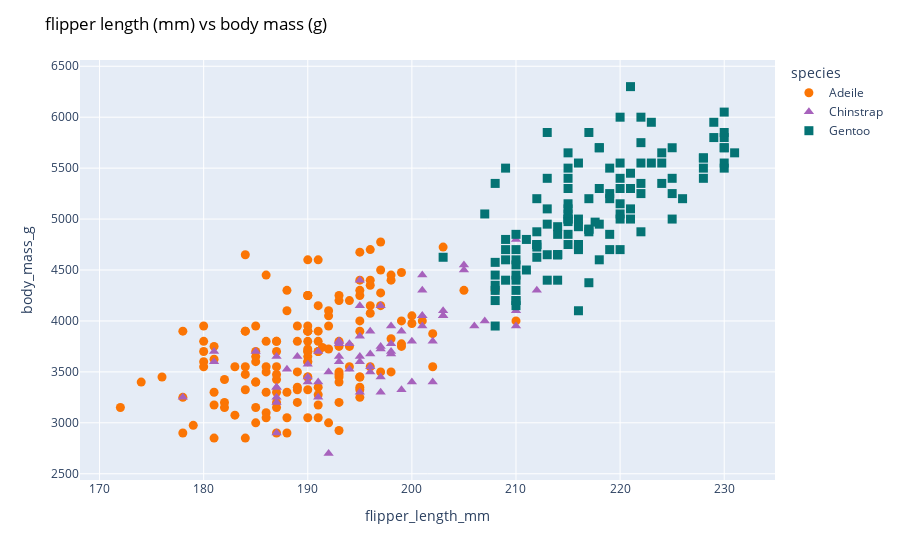

Write notebook code for a chart like this one.
### Markdown cell above
correlation plot flipper length vs body mass index

### Code cell
fig = px.scatter(data_frame=dt, 
           x = 'flipper_length_mm', y = 'body_mass_g',
           color = 'species', 
           color_discrete_map={'Adeile':'rgb(251,117,4)', 'Chinstrap':'rgb(167,98,188)', 'Gentoo':'rgb(4,115,116)'},
           symbol='species',
           symbol_map = {'Adeile':'circle', 'Chinstrap':'triangle-up', 'Gentoo':'square'},
           
           )
fig.update_traces(marker=dict(size=9))
fig.update_layout(title='flipper length (mm) vs body mass (g)',
                  titlefont = dict(color='black', family='Open Sans',), 
                   )
fig.show()

### Figure 1 — Plotly figure (JSON) as saved in the notebook; plotly's stock layout.template omitted (floating-point values rounded to 4 significant figures; data arrays with more than 128 entries replaced by an {"elided": "..."} marker saying what was removed)
{"data": [{"hovertemplate": "species=Adeile<br>flipper_length_mm=%{x}<br>body_mass_g=%{y}<extra></extra>", "legendgroup": "Adeile", "marker": {"color": "rgb(251,117,4)", "size": 9, "symbol": "circle"}, "mode": "markers", "name": "Adeile", "orientation": "v", "showlegend": true, "type": "scatter", "x": {"elided": "152 float values"}, "xaxis": "x", "y": {"elided": "152 float values"}, "yaxis": "y"}, {"hovertemplate": "species=Chinstrap<br>flipper_length_mm=%{x}<br>body_mass_g=%{y}<extra></extra>", "legendgroup": "Chinstrap", "marker": {"color": "rgb(167,98,188)", "size": 9, "symbol": "triangle-up"}, "mode": "markers", "name": "Chinstrap", "orientation": "v", "showlegend": true, "type": "scatter", "x": [192, 196, 193, 188, 197, 198, 178, 197, 195, 198, 193, 194, 185, 201, 190, 201, 197, 181, 190, 195, 181, 191, 187, 193, 195, 197, 200, 200, 191, 205, 187, 201, 187, 203, 195, 199, 195, 210, 192, 205, 210, 187, 196, 196, 196, 201, 190, 212, 187, 198, 199, 201, 193, 203, 187, 197, 191, 203, 202, 194, 206, 189, 195, 207, 202, 193, 210, 198], "xaxis": "x", "y": [3500, 3900.0, 3650, 3525, 3725.0, 3950.0, 3250, 3750.0, 4150, 3700.0, 3800, 3775, 3700.0, 4050, 3575, 4050, 3300, 3700.0, 3450, 4400, 3600, 3400, 2900, 3800, 3300, 4150, 3400, 3800, 3700.0, 4550, 3200, 4300, 3350, 4100, 3600, 3900.0, 3850, 4800, 2700, 4500, 3950.0, 3650, 3550, 3500, 3675.0, 4450, 3400, 4300, 3250, 3675.0, 3325, 3950.0, 3600, 4050, 3350, 3450, 3250, 4050, 3800, 3525, 3950.0, 3650, 3650, 4000, 3400, 3775, 4100, 3775], "yaxis": "y"}, {"hovertemplate": "species=Gentoo<br>flipper_length_mm=%{x}<br>body_mass_g=%{y}<extra></extra>", "legendgroup": "Gentoo", "marker": {"color": "rgb(4,115,116)", "size": 9, "symbol": "square"}, "mode": "markers", "name": "Gentoo", "orientation": "v", "showlegend": true, "type": "scatter", "x": [211, 230, 210, 218, 215, 210, 211, 219, 209, 215, 214, 216, 214, 213, 210, 217, 210, 221, 209, 222, 218, 215, 213, 215, 215, 215, 216, 215, 210, 220, 222, 209, 207, 230, 220, 220, 213, 219, 208, 208, 208, 225, 210, 216, 222, 217, 210, 225, 213, 215, 210, 220, 210, 225, 217, 220, 208, 220, 208, 224, 208, 221, 214, 231, 219, 230, 214, 229, 220, 223, 216, 221, 221, 217, 216, 230, 209, 220, 215, 223, 212, 221, 212, 224, 212, 228, 218, 218, 212, 230, 218, 228, 212, 224, 214, 226, 216, 222, 203, 225, 219, 228, 215, 228, 216, 215, 210, 219, 208, 209, 216, 229, 213, 230, 217, 230, 217, 222, 214, 217.6, 215, 222, 212, 213], "xaxis": "x", "y": [4500, 5700, 4450, 5700, 5400, 4550, 4800, 5200, 4400, 5150, 4650, 5550, 4650, 5850, 4200, 5850, 4150, 6300, 4800, 5350, 5700, 5000, 4400, 5050, 5000, 5100, 4100, 5650, 4600, 5550, 5250, 4700, 5050, 6050, 5150, 5400, 4950, 5250, 4350, 5350, 3950.0, 5700, 4300, 4750, 5550, 4900, 4200, 5400, 5100, 5300, 4850, 5300, 4400, 5000, 4900, 5050, 4300, 5000, 4450, 5550, 4200, 5300, 4400, 5650, 4700, 5700, 4650, 5800, 4700, 5550, 4750, 5000, 5100, 5200, 4700, 5800, 4600, 6000, 4750, 5950, 4625, 5450, 4725, 5350, 4750, 5600, 4600, 5300, 4875, 5550, 4950, 5400, 4750, 5650, 4850, 5200, 4925, 4875, 4625, 5250, 4850, 5600, 4975, 5500, 4725, 5500, 4700, 5500, 4575, 5500, 5000, 5950, 4650, 5500, 4375, 5850, 4875, 6000, 4925, 4970, 4850, 5750, 5200, 5400], "yaxis": "y"}], "layout": {"legend": {"title": {"text": "species"}, "tracegroupgap": 0}, "margin": {"t": 60}, "title": {"font": {"color": "black", "family": "Open Sans"}, "text": "flipper length (mm) vs body mass (g)"}, "xaxis": {"anchor": "y", "domain": [0, 1], "title": {"text": "flipper_length_mm"}}, "yaxis": {"anchor": "x", "domain": [0, 1], "title": {"text": "body_mass_g"}}}}
